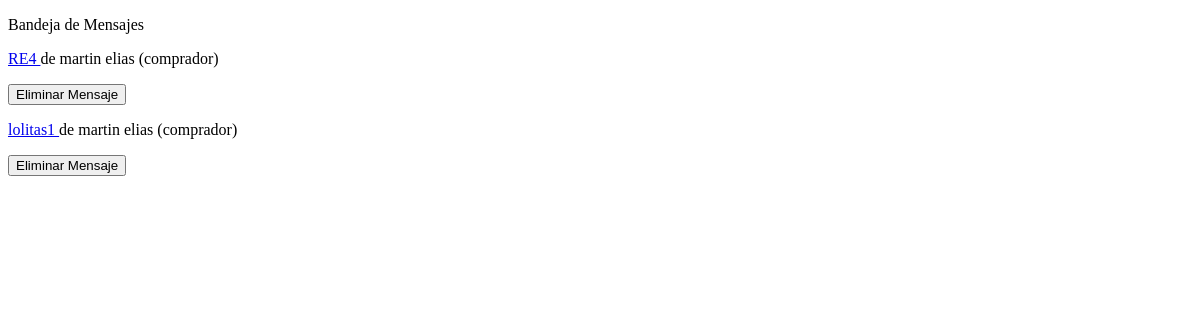
Before: /BandejaEntrada (signed in) with the older database file.
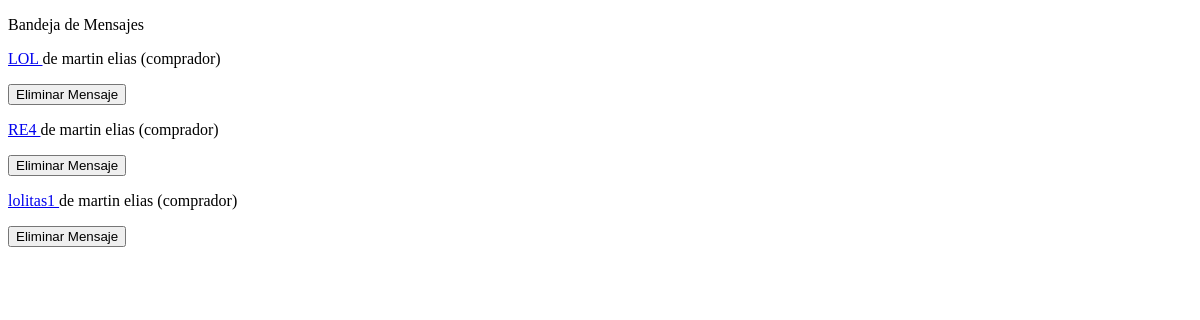
After: the same page with the newer database file.
### homePage/models.py (models this page shows)
class Mensajes (models.Model):
	Emisor=models.ForeignKey(User,on_delete=models.SET_NULL, null=True, related_name='%(class)s_Emisor')
	Receptor=models.ForeignKey(User,on_delete=models.SET_NULL, null=True, related_name='%(class)s_Pasivo')
	Titulo=models.CharField(max_length=50)
	Cuerpo=models.TextField(max_length=150)
	fecha=models.DateTimeField(default=timezone.now)

### homePage/views.py (the view)
# urls.py: path('BandejaEntrada', views.bandejaView),
@login_required(login_url='/')
def bandejaView (request):
	hayMensajes=True
	listaMensajes=Mensajes.objects.order_by('-fecha').filter(Receptor=request.user)
	for Mensaje in listaMensajes:
			aux1=str(Mensaje.pk)
			aux1=aux1.strip()
			if request.GET.get(aux1) is not None:
				Mensaje.delete()
				return redirect('/BandejaEntrada')
	if len(listaMensajes)==0:
		hayMensajes=False
	return render(request, 'Bandeja.html',{'listaMensajes':listaMensajes, 'hayMensajes':hayMensajes})

### homePage/templates/Bandeja.html (shortened to what this page needs)
<!DOCTYPE html>
<html>
<head>
</head>
<body>
<p>Bandeja de Mensajes</p>
{% if hayMensajes == True%}
	{% for Mensaje in listaMensajes %}
		<p> <a href="/BandejaEntrada/{{Mensaje.pk}}">  {{Mensaje.Titulo}} </a> de {{Mensaje.Emisor.first_name}} {{Mensaje.Emisor.last_name}} ({{Mensaje.Emisor.username}}) </p>
		<form method="get">
              <input type="submit" value="Eliminar Mensaje" name="{{Mensaje.pk}}">
        </form>
	{%endfor%}
{%endif%}
</body>
</html>

Changed rows visible on the page:
added Mensajes: Titulo "LOL", Emisor.first_name "martin", Emisor.last_name "elias", Emisor.username "comprador"
